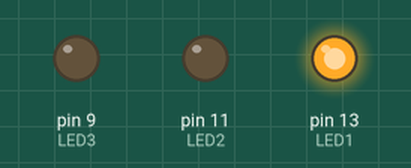
The sketch below on a simulated Arduino Uno, built with avr-gcc and run on an emulated ATmega328P. Parts: output pins drawn as LEDs (lit = HIGH).

Above: at 1.5 s.
At 4.5 s:
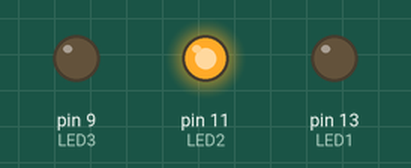
At 7.5 s:
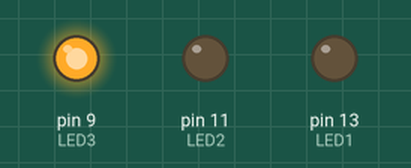
Timing chart, 0 to 11.7 s (numbered marks = the images above):
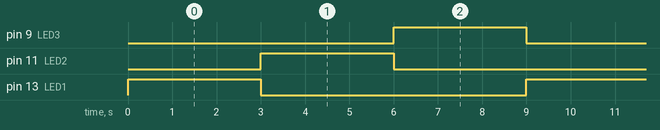

Measured:
- by itself, pin 9 (LED3), pin 11 (LED2), pin 13 (LED1): alternates HIGH for 3.0 s and LOW for 6.0 s
- by itself, everything shown: repeats every 9.0 s, in 4 steps

The sketch:

arduino-uno-r3-taffic-light.ino
```cpp
#define LED1 13
#define LED2 11
#define LED3 9

void setup(){
	pinMode(LED1, OUTPUT);
  	pinMode(LED2, OUTPUT);
  	pinMode(LED3, OUTPUT);
}

void loop(){
  int counter = 0;

  while(counter <= 2){
  	if (counter == 0){
  		digitalWrite(LED1, HIGH);
      	delay(3000);
      	digitalWrite(LED1, LOW);
  	}else if(counter == 1){
  		digitalWrite(LED2, HIGH);
      	delay(3000);
      	digitalWrite(LED2, LOW);
  	}else if(counter == 2){
  		digitalWrite(LED3, HIGH);
      	delay(3000);
      	digitalWrite(LED3, LOW);
  	}
    counter++;
  }

  counter = 0;
}
```
